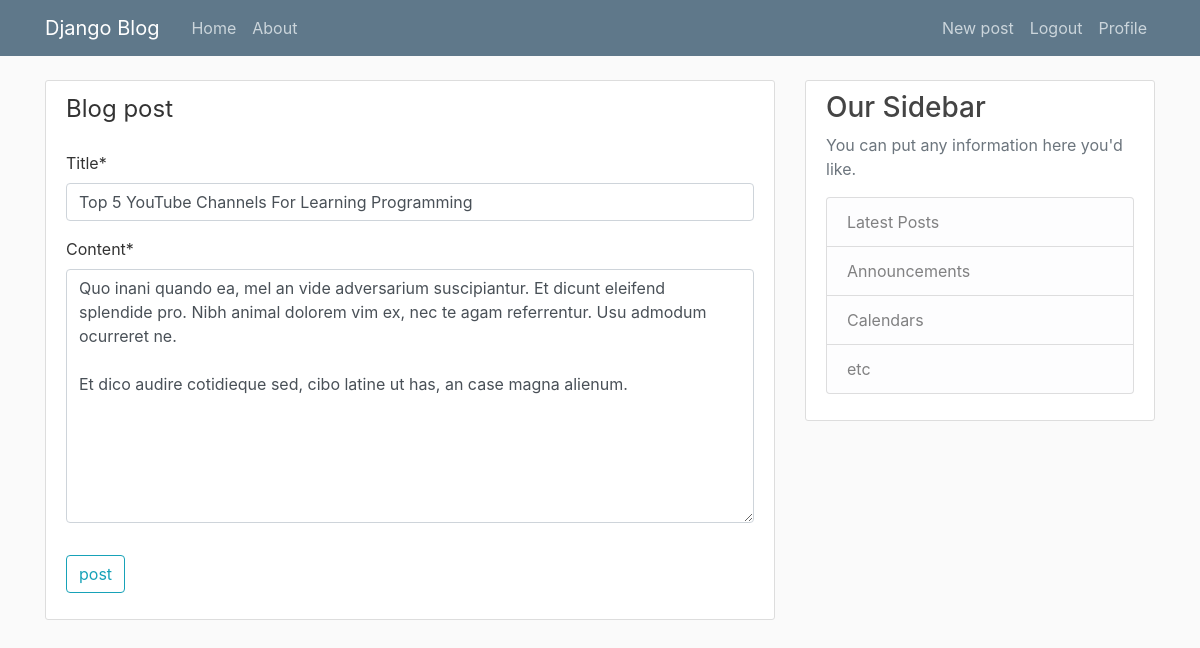
/post/31/update/ (signed in), run on the app's committed database.
### blog/models.py (models this page shows, shortened)
class Posts(models.Model):
	title=models.CharField(max_length=100)
	content = models.TextField()
	date_posted = models.DateTimeField(default=timezone.now)
	author = models.ForeignKey(User,on_delete= models.CASCADE)

### blog/views.py (the view, shortened to what this page needs)
# urls.py: path('post/<int:pk>/update/', PostUpdateView.as_view(),name='posts-update'),
class PostUpdateView(LoginRequiredMixin,UserPassesTestMixin,UpdateView):
	model = Posts
	fields =['title','content']
	def test_func(self):
		post=self.get_object()
		if self.request.user ==post.author:
			return True
		return False

### blog/templates/blog/posts_form.html (shortened to what this page needs)
{% extends "blog/base.html" %}
{% load crispy_forms_tags %}
{% block content %}
	<div class="content-section">
		<form method="POST">
			<fieldset class="form-group">
				<legend class= "bottom-border mb-4"> Blog post</legend>
				{{ form|crispy}}
			</fieldset>
			<div class="form-group">
				<button class="btn btn-outline-info" type="submit">post</button>
			</div>
		</form>
	</div>
{% endblock content %}

### blog/static/blog/main.css (style rules this page uses)
body { background: #fafafa; color: #333333; margin-top: 5rem; }
.content-section { background: #ffffff; padding: 10px 20px; border: 1px solid #dddddd; border-radius: 3px; margin-bottom: 20px; }

### data on the page
Posts: title "Top 5 YouTube Channels For Learning Programming", content "Quo inani quando ea, mel an vide adversarium suscipiantur. Et dicunt eleifend splendide pro. Nibh animal dolorem vim ex, nec te agam referrentur. Usu admodum ocurreret ne. Et dico audire cotidieque sed, cibo latine ut has, an case magna alienum."
